Frame 1 (no input): blank canvas, image omitted
Frame 60 (the mouse pressed at the canvas centre just before this capture): blank canvas, image omitted
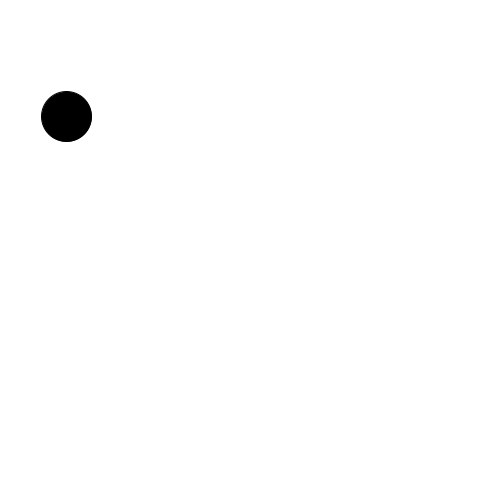
Frame 120 (the mouse held since frame 60 and released just before this capture)

The Processing sketch whose frames 1 and 60 were blank and that drew this single picture after the mouse press (run headless with seeded random() and noise(); from frame 60 on, the mouse is pressed at the canvas centre):

// Processing sketch: MoleHit3
// ── MoleHit3.pde
int count[] = new int[5];
boolean isShow[] = new boolean[5];
float x[] = new float[5];
float y[] = new float[5];
void setup() {
  size(500,500);
  for (int i=0; i<5; i++) {
    x[i] = random(25,width-25);
    y[i] = random(25,height-25);
    count[i] = int(random(120,150));
    isShow[i] = false;
  }
}

void draw() {
  background(255);
  fill(0);
  for (int i=0; i<5; i++) {
    count[i] -= 1;
    if (count[i] == 0) {
      if (isShow[i]) {
        isShow[i] = false;
      } else {
        isShow[i] = true;
      }
      count[i] = int(random(120,150));
    }
    if (isShow[i]) {
      ellipse(x[i],y[i],50,50);
    }
  }
}

void mousePressed() {
  for (int i=0; i<5; i++) {
    float dst = dist(mouseX,mouseY,x[i],y[i]);
    if (dst < 25) {
      isShow[i] = false;
      count[i] = int(random(120,150));
    }
  }
}
